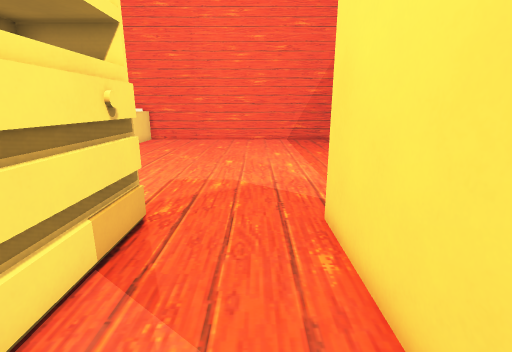
View 1 (above)

16 first-person views from a walk through a Godot game level. The camera is 1.5 m above the floor, tilts 14° down and sees 85° across. The floor is counted in squares, 0.5 m on a side. Each view is taken from the middle of a square. On the plan, view 1 faces up. The plan holds only what a view shows up to about 20 squares ahead; the rest is blank. Flat picture figures and markers are left out. Some surface patterns are stand-ins.

View 2
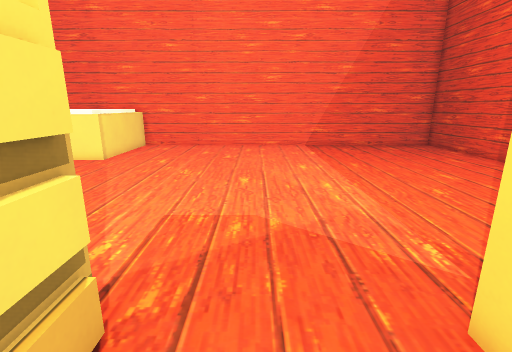

View 3
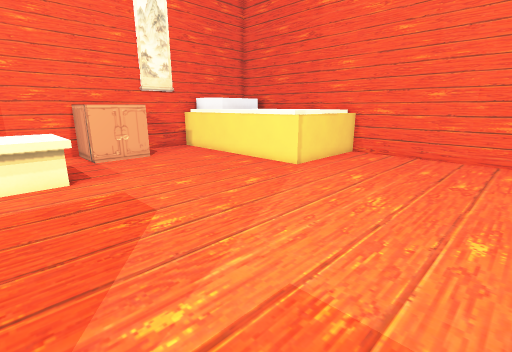

View 4
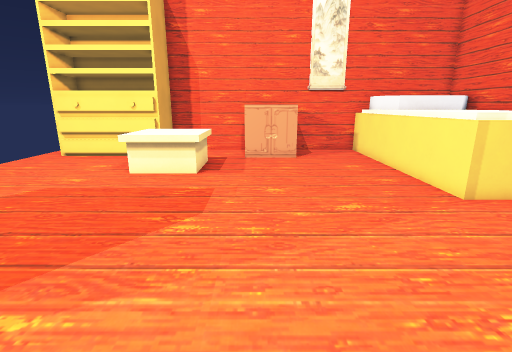

View 5
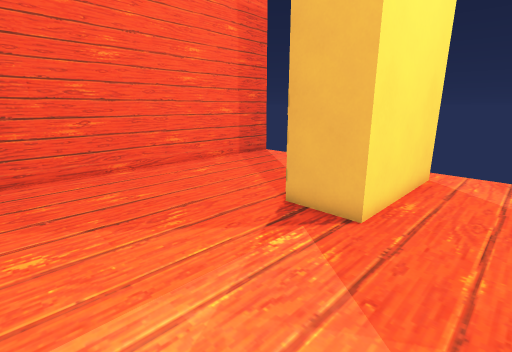

View 6
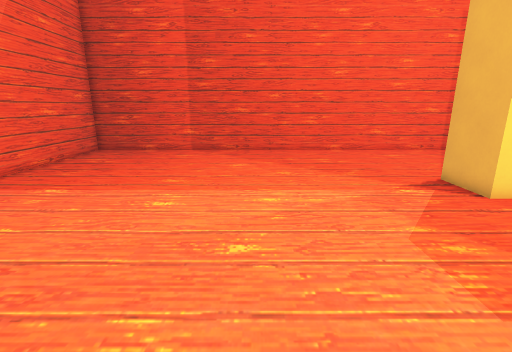

View 7
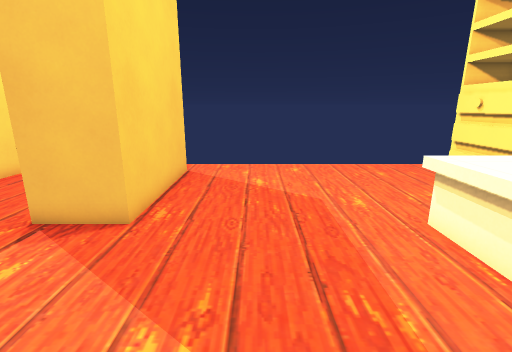

View 8
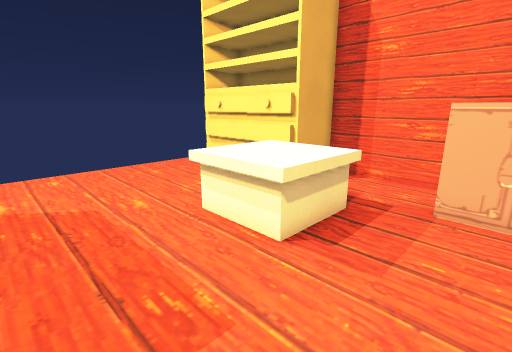

View 9
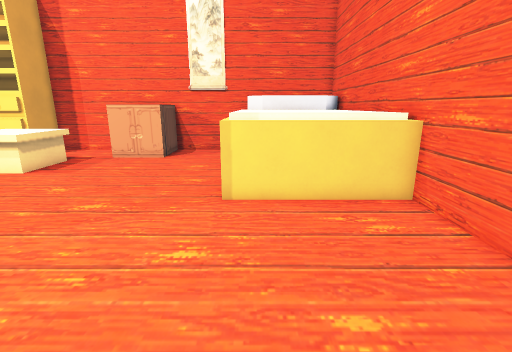

View 10
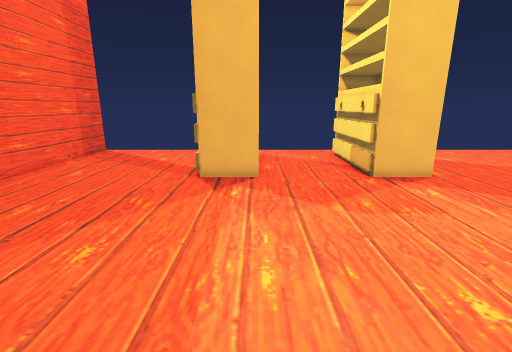

View 11
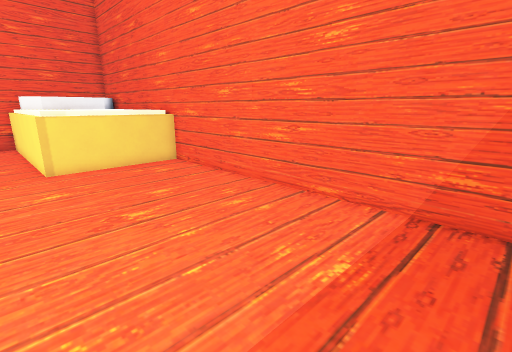

View 12
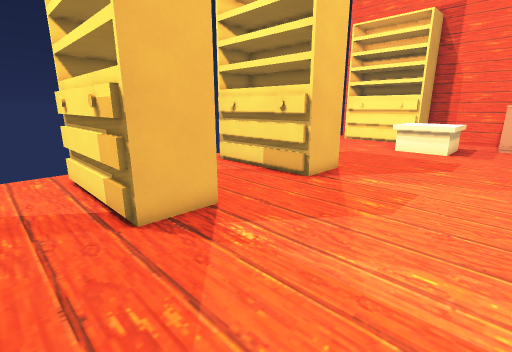

View 13
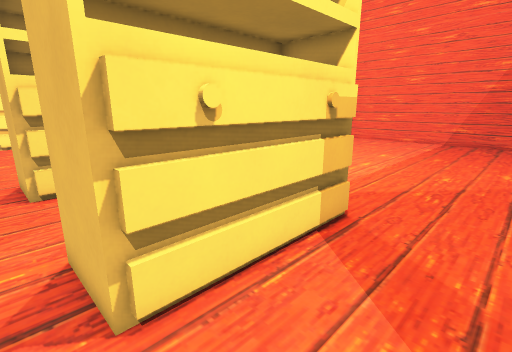

View 14
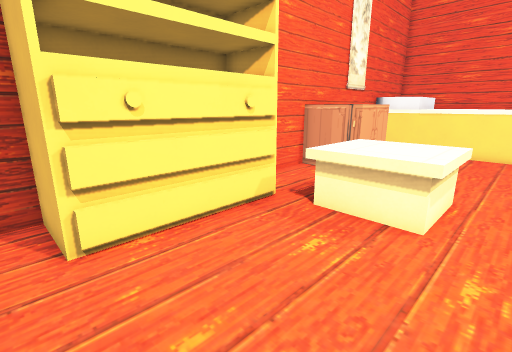

View 15
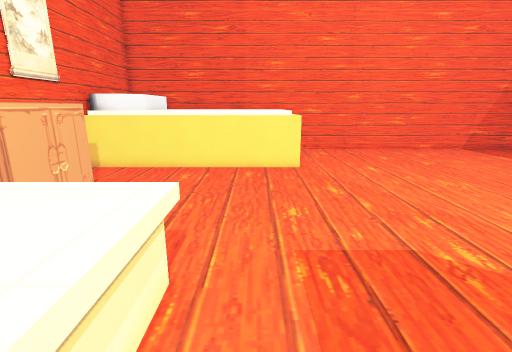

View 16
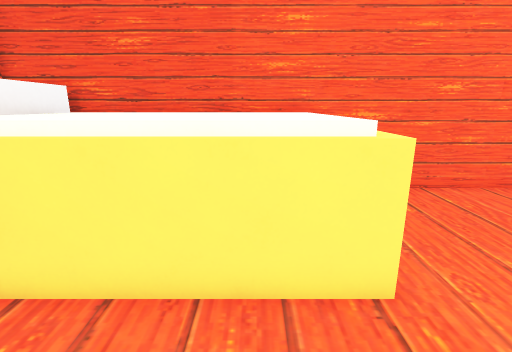

### Floor plan
Key: @ floor where view 1 was taken; # wall or solid block; . floor; ^ raised ledge.
Columns run from 21 left of view 1 to 13 right of it. Each row starts with its distance up from view 1.
 26   ^^^^^^^^^########################
 25    ^ ^^ ^^^^......................#
 24    ^^^^^^^^^......................#
 23    ^^^^^^^^^......................#
 22    ^^^^^^^^^......................#
 21 #^^^^^^^^^^^......................#
 20 #^^^^^^^^^^^......................#
 19 #.................................#
 18 #.................................#
 17 #.................................#
 16 # ................................#
 15 #^^^..............................#
 14 #  ^..............................#
 13 # ^^..............................#
 12 ##................................#
 11 #.................................#
 10 #...^^^^^.........................#
  9 #...^^^^^.........................#
  8 #...^^^^^.........................#
  7 ####^^^^.......####....####.......#
  6    #...........#  #....# ##.......#
  5    #...........#  #....# ##.......#
  4    #...........#  #....# ##.......#
  3    #...........#  #....# ##.......#
  2    #...........#  #....# ##.......#
  1 ####...........####....####.......#
  0 #....................@............#
 -1                                   #

Positions as (right, up) in squares from view 1, and headings:
1: (0, 0), facing up
2: (-1, 4), facing up
3: (-1, 8), facing up-left
4: (-1, 13), facing left
5: (-1, 14), facing down-right
6: (-7, 15), facing right
7: (-9, 14), facing down
8: (-9, 14), facing down-left
9: (-1, 21), facing left
10: (2, 19), facing down
11: (5, 18), facing up-left
12: (7, 14), facing down-left
13: (8, 0), facing up-left
14: (-12, 0), facing up-left
15: (-12, 6), facing up
16: (-12, 16), facing up
